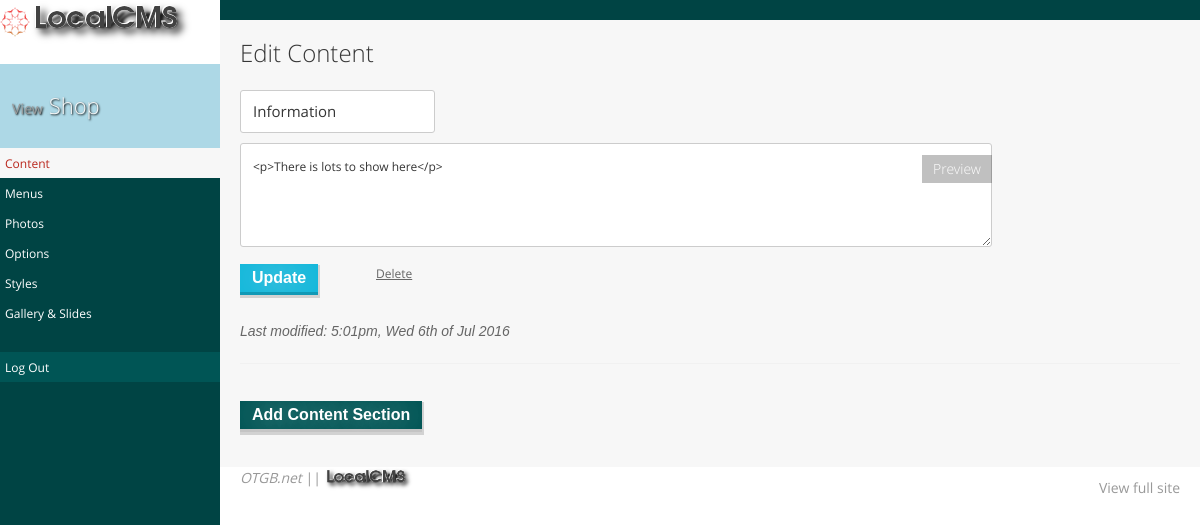
Page /edit/index.php (signed in) on the committed database.
### tables this page shows
CREATE TABLE contents (id INTEGER PRIMARY KEY, title TEXT, content TEXT, markdown TEXT, position TEXT, date_modified TEXT, date_created TEXT);

### localcms/db.php (called while the page is built, shortened)
<?php
class database {
    public $db_path = DBPATH;
    public function read($table, $order = 'id') {
        try {
            $db = new PDO("sqlite:$this->db_path");
            $db->setAttribute(PDO::ATTR_ERRMODE, PDO::ERRMODE_WARNING);
            $rows = $db->query('SELECT * FROM ' . $table . ' ORDER BY "' . $order . '"');
            $rows->setFetchMode(PDO::FETCH_ASSOC);
            $data = $this->array_to_object($rows);
            return $data;
        } catch (PDOException $e) {
            return 'Connection failed: ' . $e->getMessage();
        }
    }
    public function array_to_object($array) {
        $obj = new stdClass;
        foreach ($array as $k => $v) {
            if (strlen($k)) {
                if (is_array($v)) {
                    $obj->{$k} = $this->array_to_object($v);
                } else {
                    $obj->{$k} = $v;
                }
            }
        }
        return $obj;
    }
}

### edit/views/contents.php (the view, shortened to what this page needs)
<?php
if ($_SESSION['user'] == true) {
    $contents = $DB->read('contents');
    ?>
    <body id="edit">
        <?php
        include('partials/nav.php');
        ?>
        <div id="content">
            <div id="header">
                <h1>Edit Content</h1>
            </div>
            <?php
            if (count($contents) > 0) {
                foreach ($contents as $row) {
                    ?>
                    <div class="content">
                        <div id='frontpage' style="display: <?php echo $val; ?>;">
                            <form method="post" action="controllers/contents.php" class="navtype">
                                <h4><input type="text" name="title" value="<?php echo $row->title; ?>" placeholder="Give this section a name"> <a href="#" class="preview-button">Preview</a></h4>
                                <textarea class="prodev" name="prodev" value=""><?php echo $row->content; ?></textarea>
                                <p><br><input type="submit" value="Update" class="button blue"></p>
                            </form>
                        </div>
                        <form method="post" action="controllers/contents.php" class="delete-content">
                            <input type="submit" name="submit" value="Delete" class="delete">
                        </form>
                        <em class="grey">Last modified: <?php echo date('g:ia, D jS \of M Y', $row->date_modified); ?></em>
                        <hr>
                    </div>
                <?php } ?>
                <?php
            } else {
                echo '<tr><td colspan="7"><em>No content yet.</em> <a href="#" data-reveal-id="add-content" class="button green">Add some content</a></td></tr>';
            }
            ?>
            <p><br><a href="#" data-reveal-id="add-content" class="button green">Add Content Section</a></p>
            <br>
        </div>
        <?php include('partials/footer.php'); ?>
        <?php
    } else {
        header('Location: /login.php');
    }

### css/editor/editor.css (style rules this page uses)
html { font-size: 100%; -webkit-text-size-adjust: 100%; -ms-text-size-adjust: 100%; }
html, button, input, select, textarea { font-family: sans-serif; }
html, body { margin: 0; height: 100%; width: 100%; }
h1 { font-size: 2em; margin: 0.7em 0; }
h4 { font-size: 1em; margin: 1.33em 0; }
p, pre { margin: 1em 0; }
form { margin: 0; }
button, input, select, textarea { font-size: 100%; margin: 0; vertical-align: baseline; *vertical-align: middle; }
button, input { line-height: normal; }
button, html input[type="button"], input[type="reset"], input[type="submit"] { -webkit-appearance: button; cursor: pointer; *overflow: visible; }
textarea { overflow: auto; vertical-align: top; height: auto; min-height: 50px; }
hr { display: block; height: 1px; border: 0; border-top: 1px solid #ccc; margin: 1em 0; padding: 0; }
*, *:before, *:after { -moz-box-sizing: border-box; -webkit-box-sizing: border-box; box-sizing: border-box; }
form { margin: 24px 0; position: relative; }
form p { margin: 0; margin-bottom: 6px; }
input, select { color: #444444; background: #fff; }
input[type="text"], input[type="password"], input[type="email"], select, textarea { vertical-align: middle; display: inline-block; padding: 12px 12px; border-radius: 3px; border: 1px solid #cccccc; -webkit-tap-highlight-color: rgba(0, 0, 0, 0); }
input[type="submit"] { margin-top: 12px; width: auto; }
input.delete, input.delete:hover, input.delete:focus, .add-subitem { border: none; background: transparent; color: #666; text-decoration: underline !important; padding: 6px; line-height: 1.5; margin-top: 0 !important; font-weight: 400; -webkit-tap-highlight-color: rgba(0, 0, 0, 0); }
textarea { width: 100%; height: 80px; min-height: 80px; }
.delete-content { float: left; padding: 0; margin: 0; margin-top: -62px; margin-left: 130px; }
a.preview-button { position: absolute; right: 0; top: 65px; background: #333333; color: #fff; font-weight: 300; font-size: 14px; display: block; padding: 6px; text-decoration: none; width: 70px; text-align: center; opacity: 0.3; }
@media only screen and (min-width: 64.063em) { a.preview-button { right: 20%; } }
@media only screen and (min-width: 64.063em) { textarea { width: 80%; } }
body { background: #f7f7f7; }
.button, button { margin: -3px 0 1px 0 !important; padding: 8px 12px; -webkit-tap-highlight-color: rgba(0, 0, 0, 0); cursor: pointer; display: inline-block; line-height: 12px; zoom: 1; color: #fff; font-family: sans-serif; font-weight: bold; font-size: 16px; text-decoration: none !important; text-align: center; text-shadow: 0 0 30px rgba(255, 255, 255, 0.8); box-shadow: 1px 2px 0px 1px rgba(0, 0, 0, 0.15); border: none; border-bottom: 3px solid #c4c4c4; border-radius: none !important; }
.button:after, .button:before, button:after, button:before { content: "."; display: block; height: 0; clear: both; visibility: hidden; }
.button.green, button.green { background: #005555; }
.button.blue, button.blue { background: #14b8db; border-bottom: 3px solid #1199b6; }
html { background: #f7f7f7; color: #222; }
body { font-family: sans-serif; }
#content { height: auto; padding-right: 20px; background: #f7f7f7; width: 100%; padding-left: 20px; overflow-y: scroll; -webkit-overflow-scrolling: touch; }
#sidebar, #content { float: left; }
form input.button { border-radius: none !important; }
.grey { color: #666; font-weight: 300; display: inline-block; margin-left: 12px; font-family: sans-serif; }
#content .grey { margin-left: 0; font-size: 14px; }
@media only screen and (min-width: 40.063em) { html { border-top: 20px solid #004444; } }
@media only screen and (min-width: 40.063em) { #content { padding-left: 240px; overflow: auto; } }

### rows in the picture
contents: title "Information", prodev "<p>There is lots to show here</p>", date_modified "5:01pm, Wed 6th of Jul 2016"

### other values in the picture
$title->content "Shop"
$navitem "Content"
$navitem "Menus"
$navitem "Photos"
$navitem "Options"
$navitem "Styles"
$navitem "Gallery & Slides"
